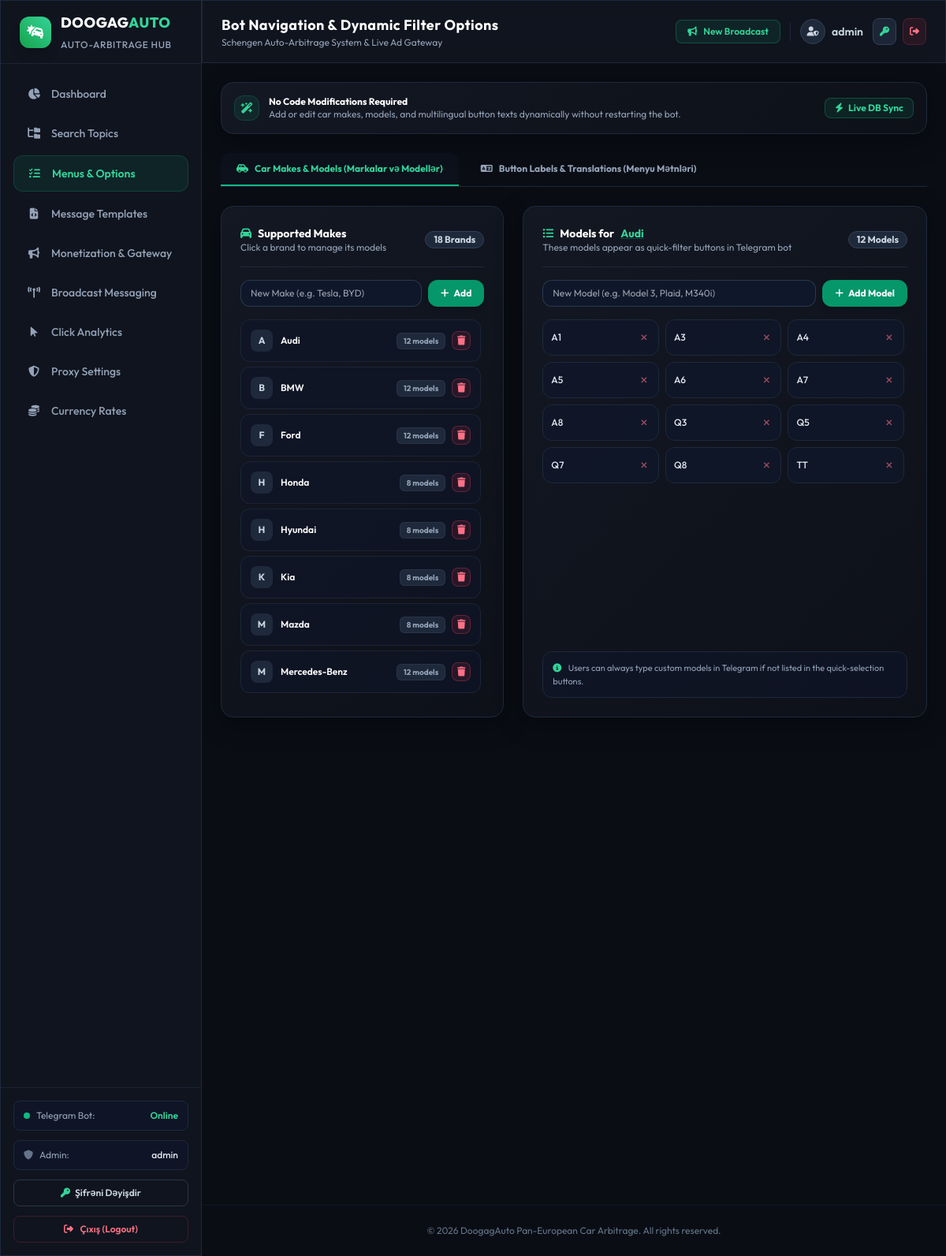
/admin/menus (signed in), run on the app's committed database.
### tables this page shows
CREATE TABLE car_makes (
            id INTEGER PRIMARY KEY AUTOINCREMENT,
            name TEXT NOT NULL UNIQUE,
            created_at TIMESTAMP DEFAULT CURRENT_TIMESTAMP
        );

CREATE TABLE car_models (
            id INTEGER PRIMARY KEY AUTOINCREMENT,
            make_id INTEGER NOT NULL REFERENCES car_makes(id) ON DELETE CASCADE,
            name TEXT NOT NULL,
            created_at TIMESTAMP DEFAULT CURRENT_TIMESTAMP,
            UNIQUE(make_id, name)
        );

### web/routes/admin.py (the view)
@router.get("/menus", response_class=HTMLResponse)
async def menus_view(request: Request, admin_user: str = Depends(require_admin)):
    makes = await get_all_car_makes()
    buttons = await get_bot_menu_buttons()
    first_make_models = []
    if makes:
        first_make_models = await get_car_models_by_make_id(makes[0]["id"])
    return templates.TemplateResponse(request=request, name="menus.html", context={
        "admin_user": admin_user,
        "active_page": "menus",
        "makes": makes,
        "first_make_models": first_make_models,
        "buttons": buttons
    })

### web/templates/menus.html (shortened to what this page needs)
{% extends "base.html" %}
{% block header_title %}Bot Navigation & Dynamic Filter Options{% endblock %}
{% block content %}
<div class="space-y-6">
    <div class="glass-card p-4 rounded-2xl border border-slate-800 flex items-center justify-between text-xs text-slate-300">
        <div class="flex items-center gap-3">
            <div class="w-8 h-8 rounded-xl bg-emerald-500/10 text-emerald-400 border border-emerald-500/20 flex items-center justify-center text-sm">
                <i class="fa-solid fa-wand-magic-sparkles"></i>
            </div>
            <div>
                <span class="font-bold text-white block">No Code Modifications Required</span>
                <span class="text-slate-400">Add or edit car makes, models, and multilingual button texts dynamically without restarting the bot.</span>
            </div>
        </div>
        <div class="flex items-center gap-2">
            <span class="px-3 py-1 rounded-lg bg-emerald-500/10 text-emerald-400 font-bold border border-emerald-500/30">
                <i class="fa-solid fa-bolt mr-1"></i> Live DB Sync
            </span>
        </div>
    </div>
    <div class="flex border-b border-slate-800 gap-2">
        <button id="tabMakesBtn" onclick="switchTab('makes')" class="px-5 py-3 text-xs font-bold transition rounded-t-xl border-b-2 border-emerald-500 text-emerald-400 bg-slate-900/40 flex items-center gap-2">
            <i class="fa-solid fa-car-side"></i> Car Makes & Models (Markalar və Modellər)
        </button>
        <button id="tabButtonsBtn" onclick="switchTab('buttons')" class="px-5 py-3 text-xs font-bold transition rounded-t-xl border-b-2 border-transparent text-slate-400 hover:text-white flex items-center gap-2">
            <i class="fa-solid fa-language"></i> Button Labels & Translations (Menyu Mətnləri)
        </button>
    </div>
    <div id="tabMakesContent" class="grid grid-cols-1 lg:grid-cols-12 gap-6">
        <div class="lg:col-span-5 glass-card p-6 rounded-2xl border border-slate-800 flex flex-col justify-between">
            <div>
                <div class="flex items-center justify-between pb-4 mb-4 border-b border-slate-800">
                    <div>
                        <h3 class="font-bold text-sm text-white flex items-center gap-2">
                            <i class="fa-solid fa-car text-emerald-400"></i> Supported Makes
                        </h3>
                        <p class="text-xs text-slate-400">Click a brand to manage its models</p>
                    </div>
                    <span class="px-2.5 py-0.5 rounded-full text-xs font-bold bg-slate-800 text-slate-300 border border-slate-700">
                        {{ makes|length }} Brands
                    </span>
                </div>
                <form action="/admin/menus/makes/add" method="POST" class="mb-4 flex gap-2">
                    <input type="text" name="name" required placeholder="New Make (e.g. Tesla, BYD)"
                           class="flex-1 py-2 px-3 rounded-xl bg-slate-900 border border-slate-700/80 text-white text-xs focus:outline-none focus:border-emerald-500">
                    <button type="submit" class="px-4 py-2 rounded-xl bg-emerald-600 hover:bg-emerald-500 text-white font-bold text-xs shadow-md transition flex items-center gap-1.5">
                        <i class="fa-solid fa-plus"></i> Add
                    </button>
                </form>
                <div class="space-y-1.5 max-h-[480px] overflow-y-auto pr-1">
                    {% for m in makes %}
                    <div id="makeRow_{{ m.id }}" onclick="selectMake('{{ m.id }}', '{{ m.name }}')"
                         class="make-row p-3 rounded-xl bg-slate-900/60 hover:bg-slate-800/80 border border-slate-800/80 flex items-center justify-between cursor-pointer transition {% if loop.first %}border-emerald-500/40 bg-slate-800/90{% endif %}">
                        <div class="flex items-center gap-2.5">
                            <div class="w-7 h-7 rounded-lg bg-slate-800 flex items-center justify-center text-slate-300 text-xs font-bold">
                                {{ m.name[0] }}
                            </div>
                            <span class="font-semibold text-xs text-white">{{ m.name }}</span>
                        </div>
                        <div class="flex items-center gap-2">
                            <span class="px-2 py-0.5 rounded-md text-[10px] font-bold bg-slate-800 text-slate-400 border border-slate-700/50">
                                {{ m.model_count }} models
                            </span>
                            <form action="/admin/menus/makes/{{ m.id }}/delete" method="POST" onsubmit="return confirm('Delete brand {{ m.name }} and all its models?');" onclick="event.stopPropagation();" class="inline">
                                <button type="submit" class="w-6 h-6 rounded-lg bg-rose-500/10 hover:bg-rose-500/20 text-rose-400 border border-rose-500/30 flex items-center justify-center text-xs transition" title="Delete Make">
                                    <i class="fa-solid fa-trash"></i>
                                </button>
                            </form>
                        </div>
                    </div>
                    {% else %}
                    <div class="p-8 text-center text-xs text-slate-500">
                        No car makes added yet.
                    </div>
                    {% endfor %}
                </div>
            </div>
        </div>
        <div class="lg:col-span-7 glass-card p-6 rounded-2xl border border-slate-800 flex flex-col justify-between">
            <div>
                <div class="flex items-center justify-between pb-4 mb-4 border-b border-slate-800">
                    <div>
                        <h3 class="font-bold text-sm text-white flex items-center gap-2">
                            <i class="fa-solid fa-list-ul text-emerald-400"></i> Models for <span id="currentMakeTitle" class="text-emerald-400 underline decoration-emerald-500/30">{% if makes %}{{ makes[0].name }}{% else %}None{% endif %}</span>
                        </h3>
                        <p class="text-xs text-slate-400">These models appear as quick-filter buttons in Telegram bot</p>
                    </div>
                    <span id="modelCounterBadge" class="px-2.5 py-0.5 rounded-full text-xs font-bold bg-slate-800 text-slate-300 border border-slate-700">
                        {{ first_make_models|length }} Models
                    </span>
                </div>
                <form id="addModelForm" action="/admin/menus/models/add" method="POST" class="mb-4 flex gap-2">
                    <input type="text" name="name" id="newModelNameInput" required placeholder="New Model (e.g. Model 3, Plaid, M340i)"
                           class="flex-1 py-2 px-3 rounded-xl bg-slate-900 border border-slate-700/80 text-white text-xs focus:outline-none focus:border-emerald-500">
                    <button type="submit" class="px-4 py-2 rounded-xl bg-emerald-600 hover:bg-emerald-500 text-white font-bold text-xs shadow-md transition flex items-center gap-1.5">
                        <i class="fa-solid fa-plus"></i> Add Model
                    </button>
                </form>
                <div id="modelsGrid" class="grid grid-cols-1 sm:grid-cols-2 md:grid-cols-3 gap-2 max-h-[480px] overflow-y-auto pr-1">
                    {% for mdl in first_make_models %}
                    <div class="p-2.5 rounded-xl bg-slate-900/80 border border-slate-800 flex items-center justify-between text-xs group hover:border-slate-700 transition">
                        <span class="font-medium text-slate-200">{{ mdl.name }}</span>
                        <form action="/admin/menus/models/{{ mdl.id }}/delete" method="POST" onsubmit="return confirm('Remove model {{ mdl.name }}?');" class="inline">
                            <button type="submit" class="opacity-60 group-hover:opacity-100 text-rose-400 hover:text-rose-300 transition text-[11px] p-1" title="Delete Model">
                                <i class="fa-solid fa-xmark"></i>
                            </button>
                        </form>
                    </div>
                    {% else %}
                    <div id="noModelsMsg" class="col-span-full p-8 text-center text-xs text-slate-500">
                        No specific models added for this brand yet.
                    </div>
                    {% endfor %}
                </div>
            </div>
            <div class="mt-4 p-3 rounded-xl bg-slate-900/60 border border-slate-800 text-[11px] text-slate-400">
                <i class="fa-solid fa-info-circle text-emerald-400 mr-1.5"></i>
                Users can always type custom models in Telegram if not listed in the quick-selection buttons.
            </div>
        </div>
    </div>
</div>
{% endblock %}

### web/templates/base.html (style rules this page uses)
body { background-color: #0a0d14; color: #e2e8f0; font-family: 'Outfit', sans-serif; }
.glass-card { background: linear-gradient(135deg, rgba(23, 28, 41, 0.7) 0%, rgba(15, 18, 26, 0.7) 100%); border: 1px solid rgba(255, 255, 255, 0.08); box-shadow: 0 8px 32px 0 rgba(0, 0, 0, 0.37); }

### data on the page
car_makes: name "A", name "Audi", model_count "12"
car_makes: name "B", name "BMW", model_count "12"
car_makes: name "F", name "Ford", model_count "12"
car_makes: name "H", name "Honda", model_count "8"
car_makes: name "H", name "Hyundai", model_count "8"
car_makes: name "K", name "Kia", model_count "8"
car_makes: name "M", name "Mazda", model_count "8"
car_makes: name "M", name "Mercedes-Benz", model_count "12"
car_models: name "A1"
car_models: name "A3"
car_models: name "A4"
car_models: name "A5"
car_models: name "A6"
car_models: name "A7"
car_models: name "A8"
car_models: name "Q3"
car_models: name "Q5"
car_models: name "Q7"
car_models: name "Q8"
car_models: name "TT"

### other printed values
{{ admin_user or 'Admin' }} "admin"
{{ makes|length }} "18"
{{ first_make_models|length }} "12"
